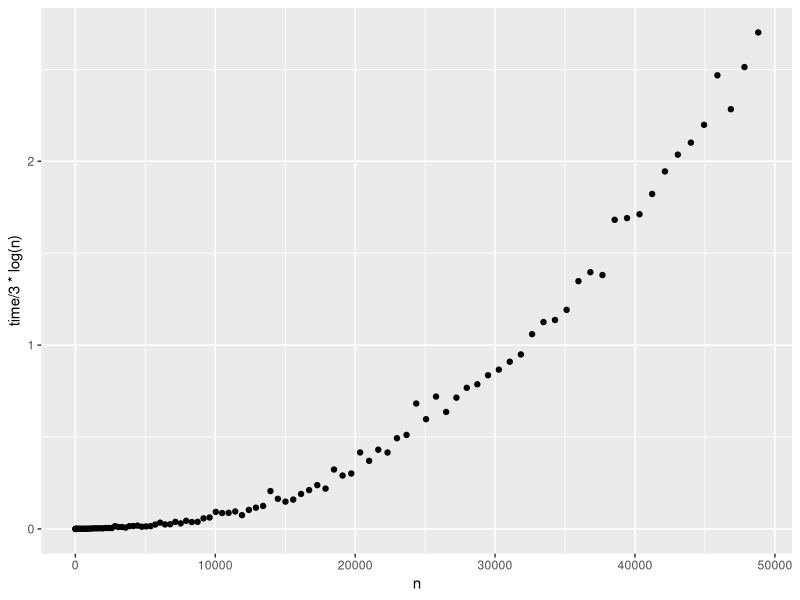
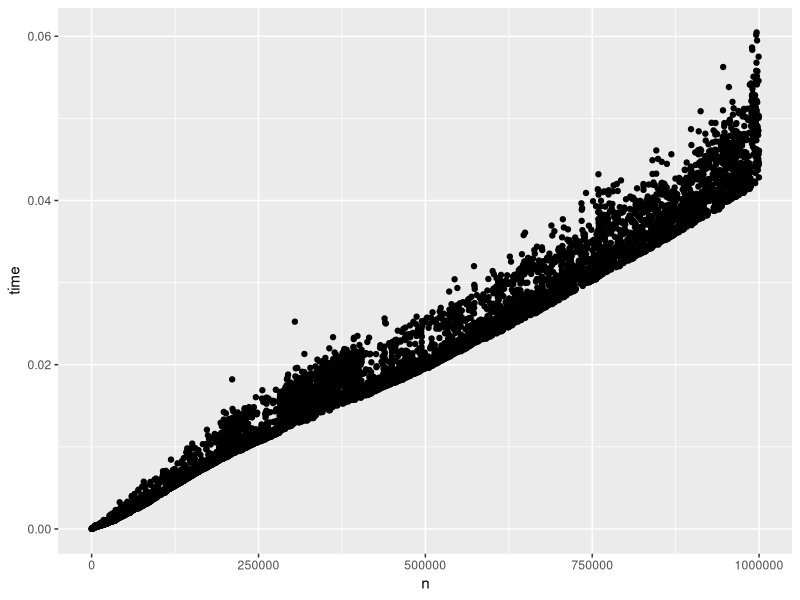

Write the R code that produced these figures, in order.
## ---- chunk 1
knitr::opts_chunk$set(echo = TRUE)
library(ggpubr)
library(tidyverse)
## ---- chunk 2

## ---- chunk 3
bin_search = read.csv("time_binary_search.csv", header = T)
#bin_bwt = read.csv("time_bwt_search.csv", header = T)
radix = read.csv("time_radix.csv", header = T)
sorted = read.csv("time_sorted.csv", header = T)
ggplot(data = bin_search) + 
        geom_point(mapping = aes(y = time/3*log(n), x = n))

ggplot(data = radix) + 
        geom_point(mapping = aes(y = time, x = n))
